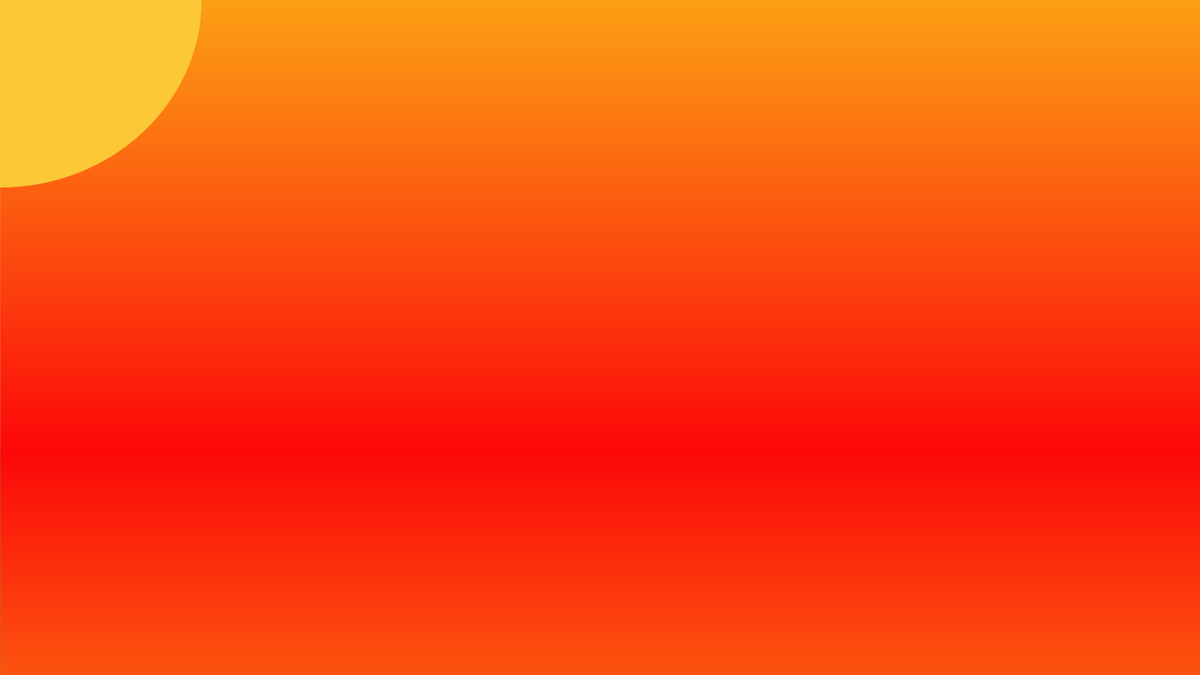
Frame 1 (no input)
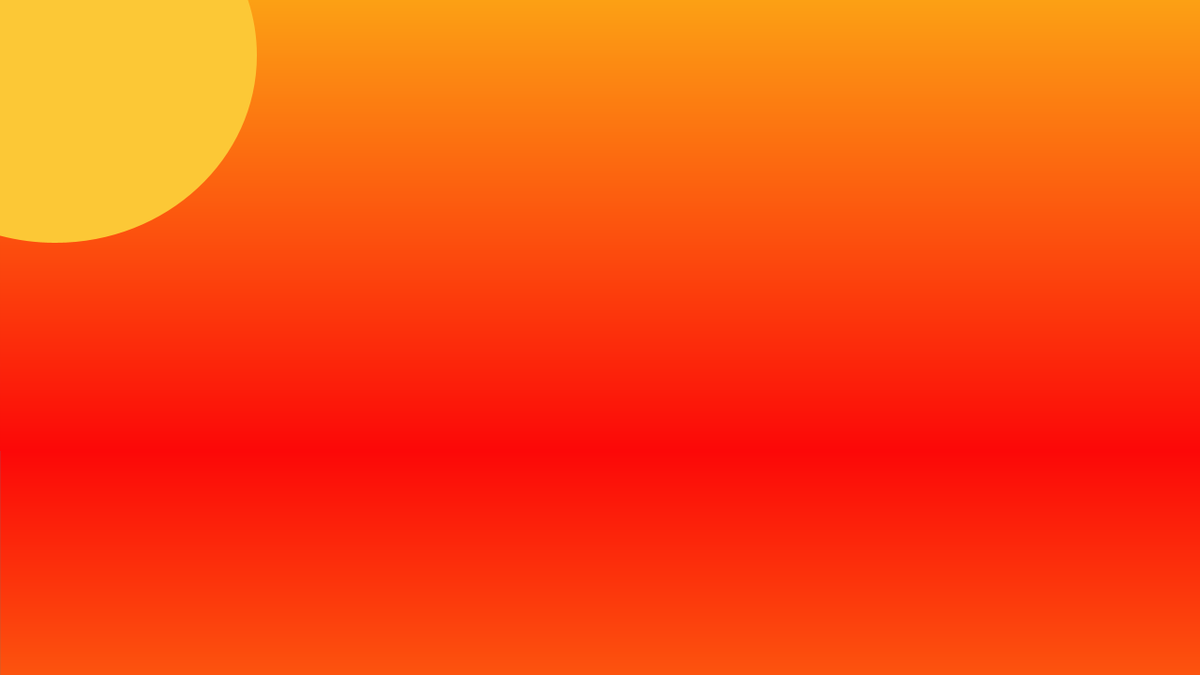
Frame 60 (the mouse pressed at the canvas centre just before this capture)
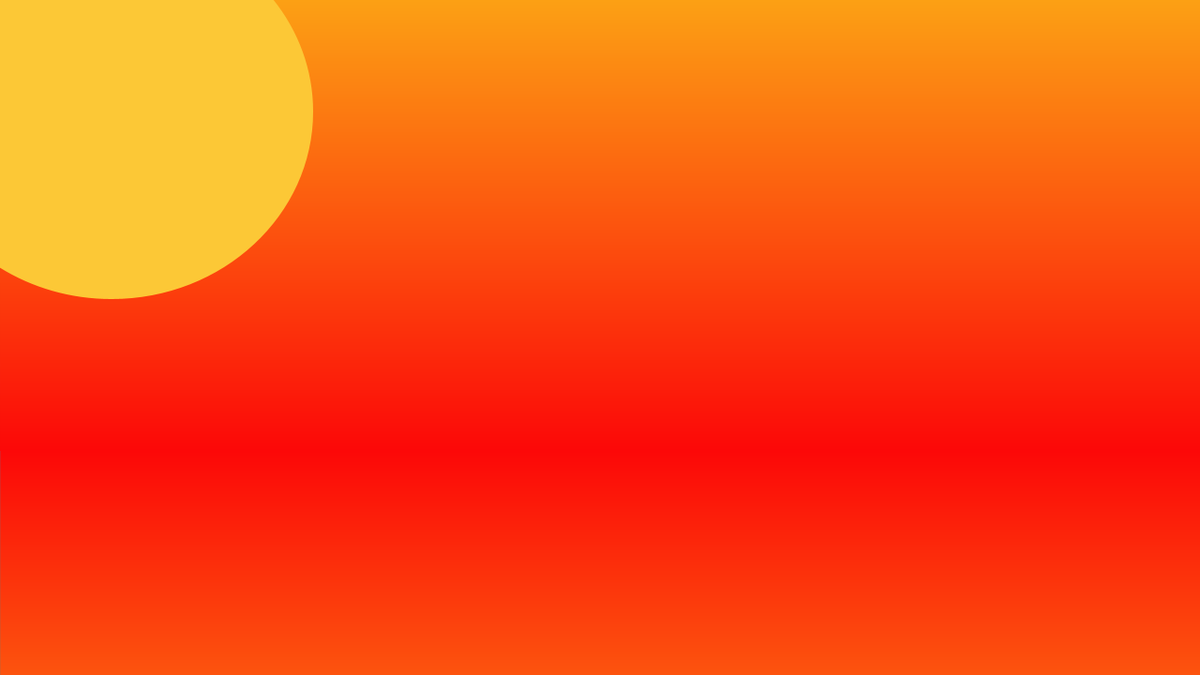
Frame 120 (the mouse held since frame 60 and released just before this capture)

The Processing sketch that drew these frames (run headless with seeded random() and noise(); from frame 60 on, the mouse is pressed at the canvas centre):

// Processing sketch: Sunset
// ── Sunset.pde
// Constants
float x, y, xPos, yPos, xSpeed, ySpeed, a, inc;
int Y_AXIS = 1;
int X_AXIS = 2;
color b1, b2, c1, c2, c3, c4, c5;

void setup() {
  size(1280, 720);
  println("Initializing...");
  println("START OF AWESOME");
  
  inc = TWO_PI/25.0;
  a = TWO_PI;
  xPos = x;
  yPos = y;
  xSpeed = cos(a);
  ySpeed = 1;

  // Define colors
  b1 = color(255);
  b2 = color(0);
  c1 = color(252, 160, 20);
  c2 = color(252, 8, 8);
  c3 = color(252, 200, 54);
  c4 = color(8, 205, 252, 200);
  c5 = color(5, 103, 126, 200);

}

void draw() {
  // Background
  setGradient(0, 0, width, 2 * (height/3), c1, c2, Y_AXIS);
  
  //Sun (setting)
  noStroke();
  fill(c3);
  ellipse(xPos, yPos, 430, 400);
  xPos = xPos + xSpeed;
  yPos = yPos + ySpeed;
  
//  Sun (static)
//  noStroke();
//  fill(c3);
//  ellipse(width/2, height/2, 430, 400);
  
  //OceanNatural
  setGradient(0, 1 + (2 * (height/3)), width, 2* (height/3), c4, c5, Y_AXIS);
  
  //OceanReflection
  setGradient(0, 1 + (2 * (height/3)), width, 2* (height/3), c2, c1, Y_AXIS);


  println("drawing...");
  println("xPos: " + xPos);
}

//Defining setGradient function
void setGradient(int x, int y, float w, float h, color c1, color c2, int axis ) {

  noFill();

  if (axis == Y_AXIS) {  // Top to bottom gradient
    for (int i = y; i <= y+h; i++) {
      float inter = map(i, y, y+h, 0, 1);
      color c = lerpColor(c1, c2, inter);
      stroke(c);
      line(x, i, x+w, i);
    }
  }
}
